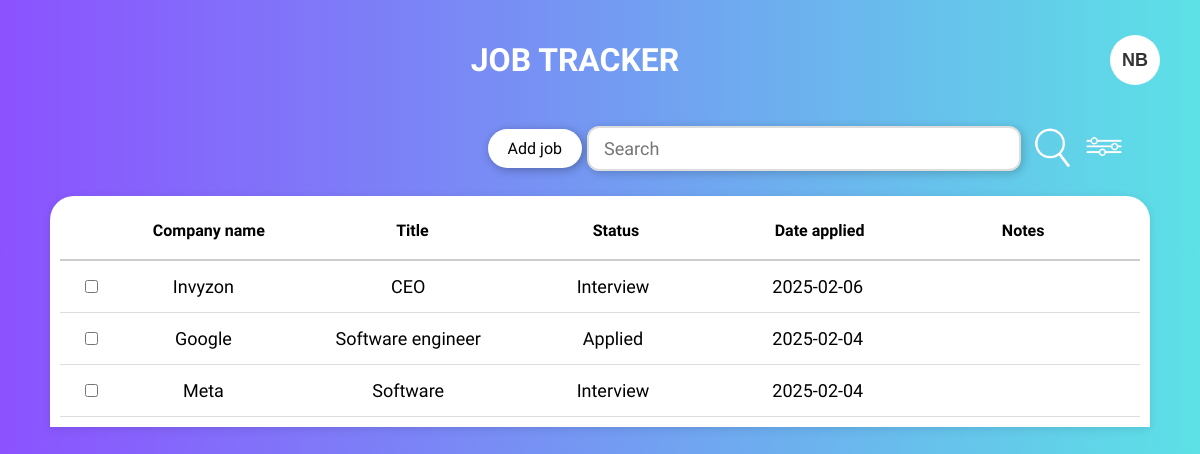
Before: /dashboard (signed in) with the older database file.
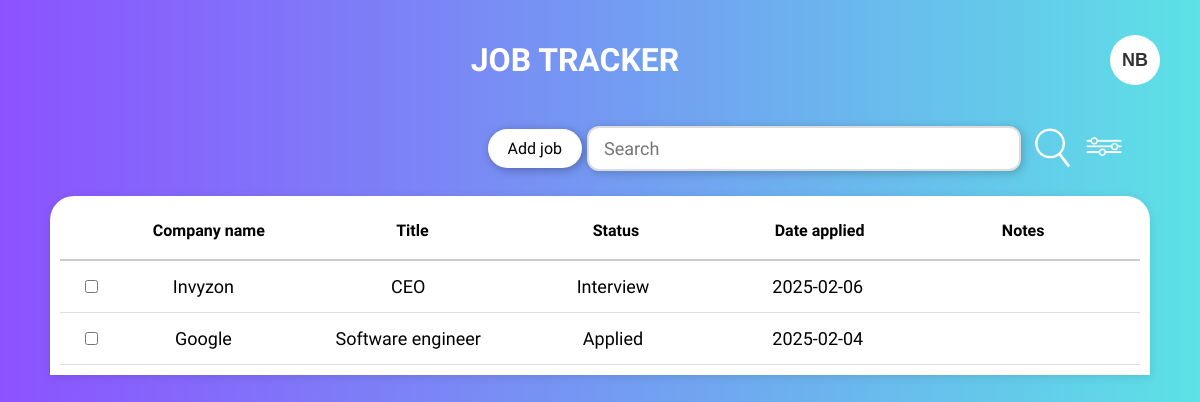
After: the same page with the newer database file.
### tables this page shows
CREATE TABLE users(
            id INTEGER PRIMARY KEY AUTOINCREMENT,
            username TEXT NOT NULL UNIQUE,
            fName TEXT NOT NULL,
            lName TEXT NOT NULL,
            email TEXT NOT NULL,
            password TEXT NOT NULL);

CREATE TABLE job_applications(
            id INTEGER PRIMARY KEY AUTOINCREMENT,
            user_id INTEGER NOT NULL,
            title TEXT NOT NULL,
            company_name TEXT NOT NULL,
            date_applied TEXT NOT NULL,
            status TEXT NOT NULL,
            notes TEXT,
            FOREIGN KEY (user_id) REFERENCES users (id));

### run.py (the view)
@app.route("/dashboard")
@login_required
def dashboard():
    user_id = current_user.id
    with sqlite3.connect("job_tracker.db") as connection:
        cursor = connection.cursor()
        cursor.execute("SELECT * FROM job_applications WHERE user_id = ?", (user_id,))
        results = cursor.fetchall()
    return render_template("dashboard.html", results=results)

### run.py (called while the page is built)
@login_manager.user_loader
def load_user(user_id):
    with sqlite3.connect("job_tracker.db") as connection:
        cursor = connection.cursor()
        cursor.execute("SELECT id, username, fName, lName, email, password FROM users WHERE id = ?", (user_id,))
        user = cursor.fetchone()
        if user is None:
            return None
        return User(*user)

### templates/dashboard.html (shortened to what this page needs)
<!DOCTYPE html>
<html lang="en">
    <head>
        <link rel="stylesheet" href="{{ url_for('static', filename='global.css')}}">
    </head>
    <body>
        <div class="title-section">
            <h1 class="title">Job Tracker</h1>
            <div class="profile-container">
                <button class="account-button" id="profile_button">
                    {{ current_user.fName[0] }}{{ current_user.lName[0] }}
                </button>
            </div>
        </div>
        <div class="action-section">
            <button id="openModalBtn" class="add-job">Add job</button>
            <input type="text" class="search-bar" placeholder="Search">
            <button class="icon-button"><img src="{{ url_for('static', filename='Images/search icon.png')}}" alt="Search" ></button>
            <button class="icon-button"><img src="{{ url_for('static', filename='Images/filter_bar.png')}}" alt="Filter"></button>
        </div>
        <div class="table-container">
            <div class="table-header">
                <span>Company name</span>
                <span>Title</span>
                <span>Status</span>
                <span>Date applied </span>
                <span>Notes</span>
            </div>
            <div class="table-content">
                {% for result in results %}
                <div class="table-row" data-id="{{ result[0] }}">
                    <input type="checkbox" class="checkbox">
                    <span>{{ result[3] }}</span>
                    <span>{{ result[2] }}</span>
                    <span>{{ result[5] }}</span>
                    <span>{{ result[4] }}</span>
                </div>
                {% else %}
                <div class="table-row">
                    <span colspan="5">No job applications found.</span>
                </div>
                {% endfor %}
            </div>
        </div>
    </body>
</html>

### static/global.css (style rules this page uses)
body { background: linear-gradient(to right, #8C52FF, #5CE1E6); font-family: "Julius Sans One", serif; font-size: 18px; height: 100vh; margin: 0; padding: 0; }
.title-section { display: flex; justify-content: center; align-items: center; padding: 20px 40px; color: white; position: relative; }
.title { font-size: 32px; text-transform: uppercase; flex-grow: 1; text-align: center; }
.account-button { margin-left: auto; background-color: white; color: #333; font-size: 18px; font-weight: bold; border: none; border-radius: 50%; width: 50px; height: 50px; cursor: pointer; display: flex; align-items: center; justify-content: center; }
.profile-container { position: relative; display: inline-block; }
.action-section { display: flex; justify-content: flex-end; align-items: center; margin-right: 70px; }
.add-job { font-family: "Julius Sans One", serif; font-weight: 400; font-style: normal; font-size: 16px; padding: 10px 20px; border: none; border-radius: 24px; background: white; cursor: pointer; box-shadow: 2px 2px 10px rgba(0,0,0,0.3); transition: 0.3s; }
.icon-button { background: none; border: none; cursor: pointer; }
.icon-button img { width: 40px; height: 40px; }
.search-bar { margin: 5px; padding: 10px 15px; font-family: "Julius Sans One", serif; font-size: 18px; border: 2px solid #ddd; border-radius: 12px; box-shadow: 2px 2px 10px rgba(0,0,0,0.2); transition: border 0.3s ease-in-out, box-shadow 0.3s ease-in-out; width: 100%; max-width: 400px; outline: none; }
.table-container { background: white; margin: 20px auto; border-radius: 24px 24px 0 0; display: flex; flex-direction: column; width: 90%; max-width: 1800px; padding: 10px; box-shadow: 0px 2px 10px rgba(0,0,0,0.1); }
.table-header { display: flex; flex-direction: space-between; font-size: 16px; font-weight: bold; padding: 15px; border-bottom: 2px solid #ccc; }
.table-header span { flex: 1; text-align: center; }
.table-content { display: flex; flex-direction: column; }
.table-row { display: flex; align-items: center; padding: 15px; border-bottom: 1px solid #ddd; }
.table-row span { flex: 1; text-align: center; }
.table-row input { margin-left: 10px; }

Changed rows visible on the page:
removed job_applications: company_name "Meta", title "Software", status "Interview", date_applied "2025-02-04"
